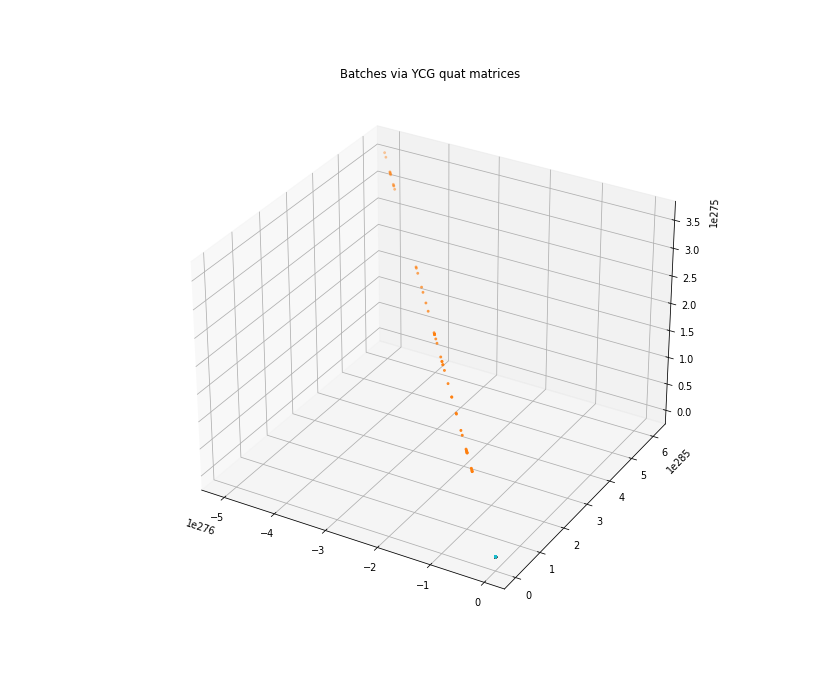

Source code (Python):
#!/usr/bin/env python3
"""Build bone matrices from YCG pos+quat, YMG hierarchy. Render batches."""
import struct, math
import numpy as np
import matplotlib
matplotlib.use('Agg')
import matplotlib.pyplot as plt
from mpl_toolkits.mplot3d import Axes3D

def rol7(h): return ((h<<7)|(h>>25))&0xFFFFFFFF
def nhash(n):
    h=0
    for ch in n.encode('ascii'): h=rol7(h)^ch
    return h

P='/home/hatch/workspace/agent-ops/worktrees/wrestling-teardown/wwe-wrestlemania-xix/.scratch/files/model__wrestler__000_0.ymg'
d=open(P,'rb').read()
def u32(o,b=d): return struct.unpack('>I',b[o:o+4])[0]
def f32(o,b=d): return struct.unpack('>f',b[o:o+4])[0]
def i16(o): return struct.unpack('>h',d[o:o+2])[0]
Q='/home/hatch/workspace/agent-ops/worktrees/wrestling-teardown/wwe-wrestlemania-xix/.scratch/files/model__wrestler__000_0.ycg'
e=open(Q,'rb').read()
def e_u32(o): return struct.unpack('>I',e[o:o+4])[0]
def e_f32(o): return struct.unpack('>f',e[o:o+4])[0]

# YCG: map hash -> (pos, quat) from FIRST record
ycg={}
for j in range(42):
    o=4+j*56; h=e_u32(o)
    if h not in ycg:
        pos=[e_f32(o+16+k*4) for k in range(3)]
        quat=[e_f32(o+16+3+k*4) for k in range(4)]
        ycg[h]=(pos,quat)

NB=71
names=[]; pars=[]
for i in range(NB):
    o=0xf3b4+i*64
    names.append(d[o+8:o+24].split(b'\x00')[0].decode('ascii','replace'))
    pars.append(u32(o+24))

def quat_mat(q):
    # q = [x,y,z,w] or [w,x,y,z]? try both
    # YCG quat e.g. (0.5,-0.5,0.5,-0.5) - assume (x,y,z,w)
    x,y,z,w=q
    return np.array([
        [1-2*(y*y+z*z), 2*(x*y-z*w), 2*(x*z+y*w)],
        [2*(x*y+z*w), 1-2*(x*x+z*z), 2*(y*z-x*w)],
        [2*(x*z-y*w), 2*(y*z+x*w), 1-2*(x*x+y*y)]])

world=[None]*NB
def gw(i):
    if world[i] is not None: return world[i]
    h=nhash(names[i])
    if h in ycg:
        pos,quat=ycg[h]
        R=quat_mat(quat)
    else:
        # fallback: use YMG pos, identity rot
        o=0xf3b4+i*64
        pos=[f32(o+28+k*4) for k in range(3)]
        R=np.eye(3)
    M=np.eye(4); M[:3,:3]=R; M[:3,3]=pos
    p=pars[i]
    world[i]=M if (p==0xFFFFFFFF or p>=NB) else gw(p)@M
    return world[i]
for i in range(NB): gw(i)

bt=0x7ca0
batches=[]
for r in range(1,14):
    o=bt+r*8
    idx,c1=d[o],d[o+1]; off=u32(o+4)
    base=0x80+off
    verts=np.array([(i16(base+i*12)/64.0, i16(base+i*12+2)/64.0, i16(base+i*12+4)/64.0) for i in range(c1)])
    batches.append(dict(idx=idx,verts=verts))
bmap={0:4,1:20,2:23,3:2,4:66,5:68,6:69,7:6,8:6,9:6,10:6,11:6,12:6}
fig=plt.figure(figsize=(12,10))
ax=fig.add_subplot(111,projection='3d')
colors=plt.cm.tab10(np.linspace(0,1,13))
for bi,b in enumerate(batches):
    M=world[bmap[bi]]
    homo=np.hstack([b['verts'],np.ones((len(b['verts']),1))])
    wpts=(M@homo.T).T[:,:3]
    ax.scatter(wpts[:,0],wpts[:,1],wpts[:,2],s=4,c=[colors[bi]])
ax.set_title('Batches via YCG quat matrices')
plt.savefig('/home/hatch/workspace/wmxix-mod-testbed/teardown/wwe-wrestlemania-xix/work/dol-analysis/body_ycg.png', dpi=70)
print('saved')
